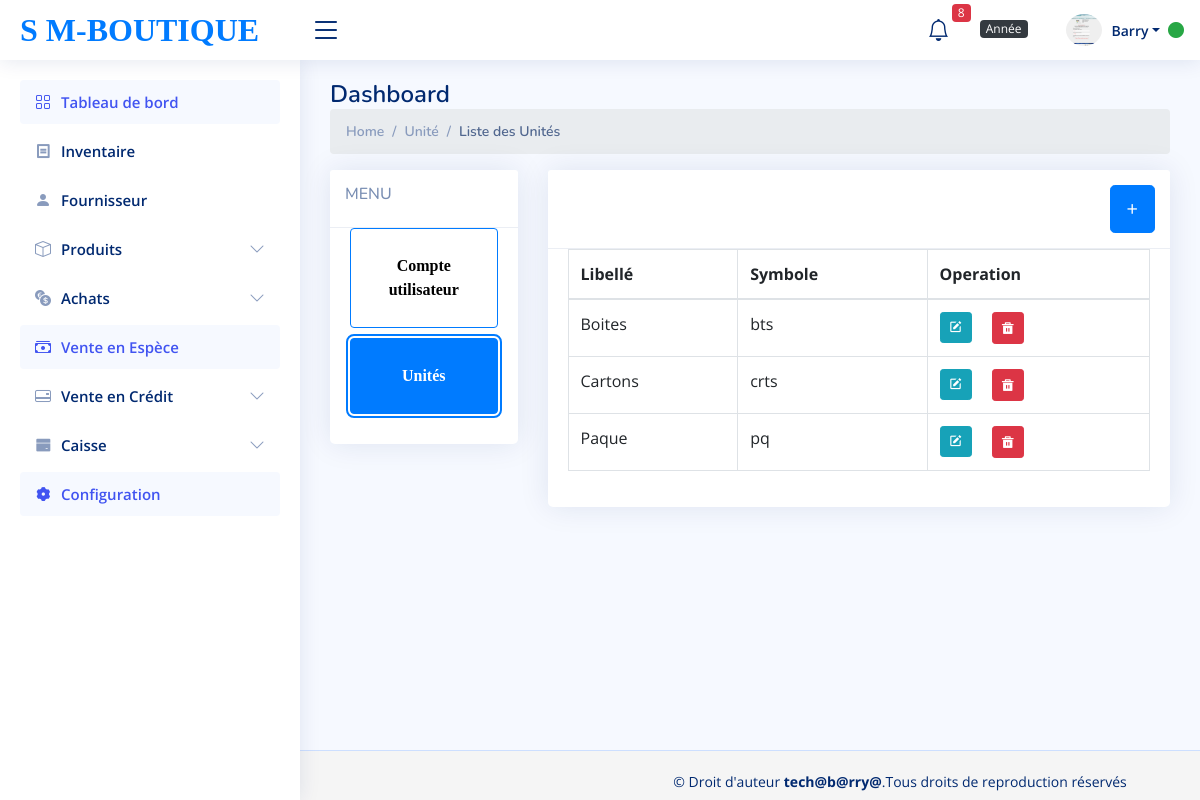
Screenshot of /liste_unite.php (signed in) with the database file from the repository.
### tables this page shows
CREATE TABLE `unite` (
  `id_unite` int(11) NOT NULL,
  `libelle` varchar(100) NOT NULL,
  `symbole` varchar(100) NOT NULL
);

### liste_unite.php (called while the page is built, shortened)
<?php
require_once('autoload.php');
$liste_unite=new CommandeClient();
$recuperer_afficher_unite=$liste_unite->list_unite();
?>
<?php require_once('view/liste_unite.view.php') ?>

### autoload.php (called while the page is built, shortened)
<?php
spl_autoload_register (function ($class_name)
{
    $fils="classes/".$class_name.'.php';
});

### classes/Fonction.php (called while the page is built, shortened)
<?php
class Fonction{
        public function database(){
            $this->DB_HOST="127.0.0.1";
            $this->DB_NAME="db_supermarche";
            $this->DB_USERNAME="root";
            $this->DB_PASSWORD='';
             $bdd=new PDO("mysql:host=".$this->DB_HOST.";dbname=". $this->DB_NAME,
            $this->DB_USERNAME  ,$this->DB_PASSWORD);
            return $bdd;
        }
   public function  recuperation_fonction($select_partie,$tables,$data=[], $all=null){
      $bdd=$this->database();
        $monFetch=$bdd->prepare("select $select_partie from $tables");
        $monFetch->execute($data);
        if(isset($all) and $all==="all"|| $all==="All" || $all==="ALL" ||
         $all==="aLL"||$all==="ALl"|| $all==="AlL"){
           return $monFetch->fetchAll(PDO::FETCH_OBJ);
         }else{
           return $monFetch->fetch(PDO::FETCH_OBJ);
         }
    }
}

### classes/CommandeClient.php (called while the page is built, shortened)
<?php
class CommandeClient extends Fonction{
      public function list_unite(){
            $recuperer_afficher_unite=$this->recuperation_fonction("*","unite  ORDER BY id_unite DESC",[],"all");
            return $recuperer_afficher_unite;
         }
}

### view/liste_unite.view.php (the view, shortened to what this page needs)
    <?php
    $current_page = basename($_SERVER['PHP_SELF']);
    $active_user = ($current_page == 'creer_utilisateur.php') ? 'active' : '';
    $active_unit = ($current_page == 'liste_unite.php') ? 'active' : '';
    ?>
    <?php require_once('partials/header.php'); ?>
<body>
    <?php require_once('partials/sidebar.php'); ?>
    <?php require_once('partials/navbar.php'); ?>
<?php require_once ('partials/header.php') ?>
<?php require_once ('partials/sidebar.php')?>
<?php require_once ('partials/navbar.php')?>
<!DOCTYPE html>
<html lang="en">
<body>
    <main id="main" class="main">
        <div class="pagetitle">
            <h1>Dashboard</h1>
            <nav>
                <ol class="breadcrumb">
                    <li class="breadcrumb-item"><a href="index1.php">Home</a></li>
                    <li class="breadcrumb-item">Unité</li>
                    <li class="breadcrumb-item active">Liste des Unités</li>
                </ol>
            </nav>
        </div>
        <section class="section">
            <div class="row">
                 <div class="col-xl-3">
                    <div class="card">
                        <div class="card-header">
                            <h6>MENU</h6>
                        </div>
                        <div class="card-body">
                            <a href="creer_utilisateur.php" class="btn btn-outline-primary btn-block <?= $active_user; ?>">Compte utilisateur</a>
                            <a href="unite.php" class="btn btn-outline-primary btn-block <?= $active_unit; ?>">Unités</a>
                        </div>
                    </div>
                </div>
                <div class="col-xl-9 col-md-10 col-xm-12 col-xs-12">
                    <div class="card">
                        <div class="card-header">
                            <a class="btn btn-primary btn-lg " href="unite.php">+</a>
                        </div>
                        <div class="card-body">
                            <table class="table datatable table-bordered">
                                <thead>
                                    <tr>
                                        <th>Libellé</th>
                                        <th>Symbole </th>
                                        <th>Operation</th>
                                    </tr>
                                </thead>
                                <tbody>
                                    <?php  foreach ($recuperer_afficher_unite as $liste_unite):?>
                                    <tr>
                                        <td><?= $liste_unite-> libelle?></td>
                                        <td><?= $liste_unite-> symbole?></td>
                                        <td>
                                            <a href="modifier_unite.php?id=<?=$liste_unite->id_unite?>"
                                                class="btn btn-info btn-sm">
                                                <i class="bx bxs-edit"></i></a>&emsp;
                                            <a class="btn btn-danger btn-sm delete-button"
                                                href="supprimer_unite.php?id=<?= $liste_unite->id_unite ?>"
                                                data-listclient-id="<?= $liste_unite->id_unite ?>">
                                                <i class="ri-delete-bin-5-fill "></i>
                                            </a>
                                        </td>
                                    </tr>
                                    <?php endforeach?>
                                </tbody>
                            </table>
                        </div>
                    </div>
                </div>
            </div>
        </section>
    </main>
    <footer class="footer">
        <?php require_once('partials/foot.php') ?>
    </footer>
</body>
</html>

### assets/css/style.css (style rules this page uses)
:root { scroll-behavior: smooth; }
body { font-family: "Open Sans", sans-serif; background: #f6f9ff; color: #444444; }
a { color: #4154f1; text-decoration: none; }
h1, h2, h3, h4, h5, h6 { font-family: "Nunito", sans-serif; }
#main { margin-top: 60px; padding: 20px 30px; transition: all 0.3s; }
.pagetitle { margin-bottom: 10px; }
.pagetitle h1 { font-size: 24px; margin-bottom: 0; font-weight: 600; color: #012970; }
.card { margin-bottom: 30px; border: none; border-radius: 5px; box-shadow: 0px 0 30px rgba(1, 41, 112, 0.1); }
.card-header, .card-footer { border-color: #ebeef4; background-color: #fff; color: #798eb3; padding: 15px; }
.card-body { padding: 0 20px 20px 20px; }
.breadcrumb { font-size: 14px; font-family: "Nunito", sans-serif; color: #899bbd; font-weight: 600; }
.breadcrumb a { color: #899bbd; transition: 0.3s; }
.breadcrumb .breadcrumb-item::before { color: #899bbd; }
.breadcrumb .active { color: #51678f; font-weight: 600; }
@media (min-width: 1200px) { #main, #footer { margin-left: 300px; } }
.footer { padding: 20px 0; font-size: 14px; transition: all 0.3s; border-top: 1px solid #cddfff; }

### view/liste_unite.view.php (style rules this page uses)
.footer { position: fixed; bottom: 0; width: 100%; height: 50px; background-color: #f5f5f5; }
.btn-block { width: 100%; margin-bottom: 10px; padding: 25px; text-align: center; font-family: 'Times New Roman', Times, serif; font-weight: bolder; color: black; }
.card-body a.btn-outline-primary { position: relative; cursor: pointer; }
.card-body a.btn-outline-primary.active { outline: 2px solid #007bff; outline-offset: 2px; }
.btn-primary { float: right; }

### rows the page displays
unite: libelle "Boites", symbole "bts"
unite: libelle "Cartons", symbole "crts"
unite: libelle "Paque", symbole "pq"

### other values shown
$stock_alerte "8"
$_SESSION['nom_utilisateur'] "Barry"
